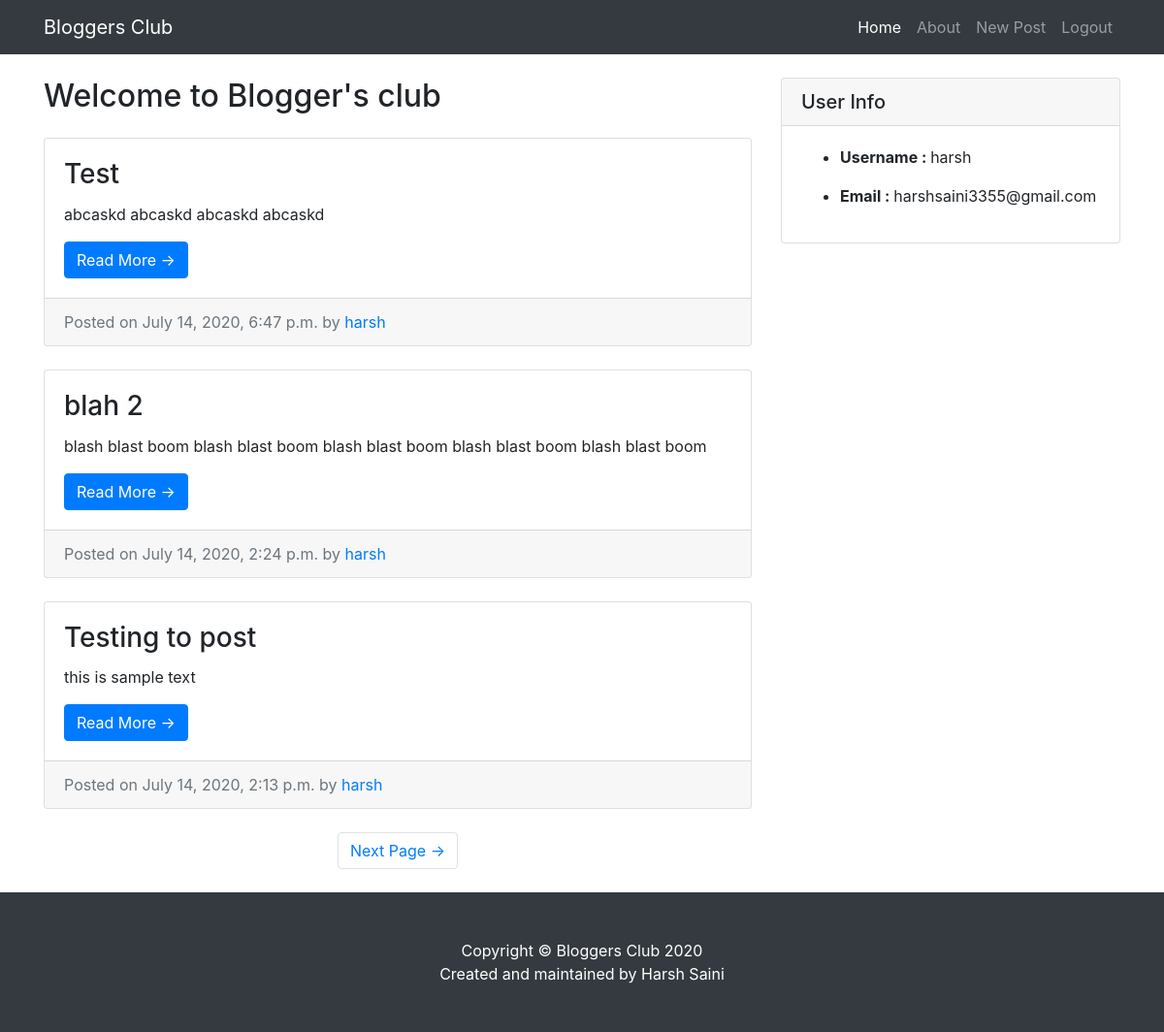
The app's page / (signed in) with its own data.
### entries/models.py (models this page shows, shortened)
class Entry(models.Model):
    entry_title = models.CharField(max_length=50)
    entry_text = models.TextField()
    entry_date = models.DateTimeField(auto_now_add=True)
    entry_author = models.ForeignKey(User, on_delete=models.CASCADE)
    class Meta:
        verbose_name_plural = "Entries"

### entries/views.py (the view)
# urls.py: path('', HomeView.as_view(), name='blog-home'),
class HomeView(LoginRequiredMixin, ListView):
    model = Entry
    template_name = 'entries/index.html'
    context_object_name = "blog_entries"
    ordering = ['-entry_date']
    paginate_by = 3

### entries/templates/entries/index.html (shortened to what this page needs)
{% extends 'entries/base.html' %}
{% block content %}
<div class="col-md-8">
    <h2 class="my-4">Welcome to Blogger's club</h2>
    {% for entry in blog_entries %}
    <div class="card mb-4">
        <div class="card-body">
            <h3 class="card-title">{{ entry.entry_title }}</h3>
            <p class="card-text">{{ entry.entry_text |truncatechars:150 }}</p>
            <a class="btn btn-primary" href="{% url 'entry_detail' entry.pk %}">Read More &rarr;</a>
        </div>
        <div class="card-footer text-muted">
            Posted on {{ entry.entry_date }} by
            <a href="#">{{ entry.entry_author }}</a>
        </div>
    </div>
    {% endfor %}
    {% if is_paginated %}
    <ul class="pagination justify-content-center mb-4">
        {% if page_obj.has_next %}
        <li class="page-item ">
            <a class="page-link" href="?page={{ page_obj.next_page_number }}">Next Page &rarr;</a>
        </li>
        {% endif %}
    </ul>
    {% endif %}
</div>
{% endblock %}

### entries/templates/entries/base.html (shortened to what this page needs)
{% load static %}
<!DOCTYPE html>
<html lang="en">
<head>
    <link href="{% static 'entries/vendor/bootstrap/css/bootstrap.min.css' %} " rel="stylesheet">
    <link href="{% static 'entries/css/blog-home.css' %} " rel="stylesheet">
</head>
<body>
<nav class="navbar navbar-expand-lg navbar-dark bg-dark fixed-top">
    <div class="container">
        <a class="navbar-brand" href="{% url 'blog-home' %}">Bloggers Club</a>
        <div class="collapse navbar-collapse" id="navbarResponsive">
            <ul class="navbar-nav ml-auto">
                <li class="nav-item active">
                    <a class="nav-link" href="{% url 'blog-home' %}">Home
                    </a>
                </li>
                <li class="nav-item">
                    <a class="nav-link" href="#">About</a>
                </li>
                <li class="nav-item">
                    <a class="nav-link" href="{% url 'create_entry' %}">New Post</a>
                </li>
                {% if user.is_authenticated %}
                <li class="nav-item">
                    <a class="nav-link" href="{% url 'logout' %}">Logout</a>
                </li>
                {% endif %}
            </ul>
        </div>
    </div>
</nav>
<div class="container">
    <div class="row">
        {% block content %}
        {% endblock %}
        {% if user.is_authenticated %}
        <div class="col-md-4">
            <div class="card my-4">
                <h5 class="card-header">User Info</h5>
                <div class="card-body">
                    <ul>
                        <li>
                            <p><strong>Username : </strong>{{ user.username }}</p>
                        </li>
                        <li>
                            <p><strong>Email : </strong>{{ user.email }}</p>
                        </li>
                    </ul>
                </div>
            </div>
        </div>
        {% endif %}
    </div>
</div>
<footer class="py-5 bg-dark">
    <div class="container">
        <p class="m-0 text-center text-white">Copyright &copy; Bloggers Club 2020</p>
        <p class="m-0 text-center text-white">Created and maintained by Harsh Saini</p>
    </div>
</footer>
</body>
</html>

### entries/static/entries/css/blog-home.css (style rules this page uses)
body { padding-top: 56px; }

### records on screen
Entry: entry_title "Test", entry_text "abcaskd abcaskd abcaskd abcaskd", entry_date "July 14, 2020, 6:47 p.m.", entry_author "harsh"
Entry: entry_title "blah 2", entry_text "blash blast boom blash blast boom blash blast boom blash blast boom blash blast boom", entry_date "July 14, 2020, 2:24 p.m.", entry_author "harsh"
Entry: entry_title "Testing to post", entry_text "this is sample text", entry_date "July 14, 2020, 2:13 p.m.", entry_author "harsh"

### other values on screen
{{ user.username }} "harsh"
{{ user.email }} "harshsaini3355@gmail.com"
